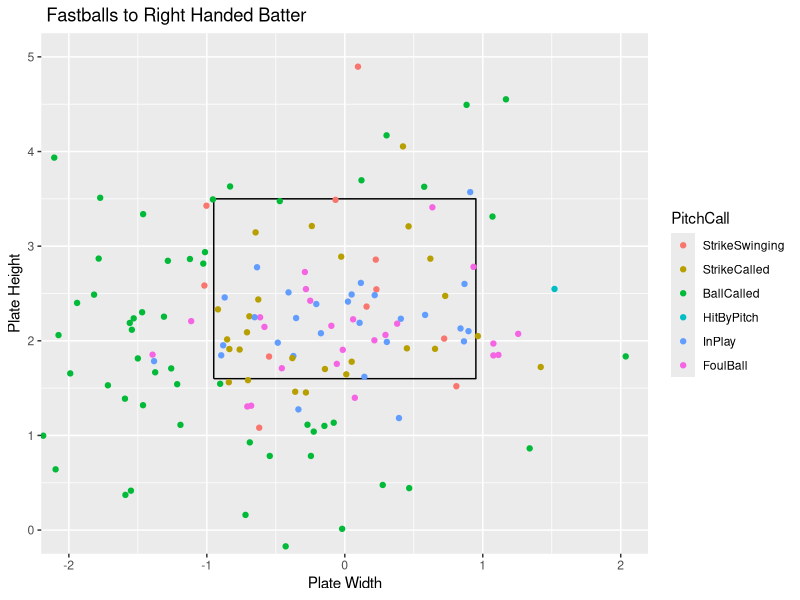
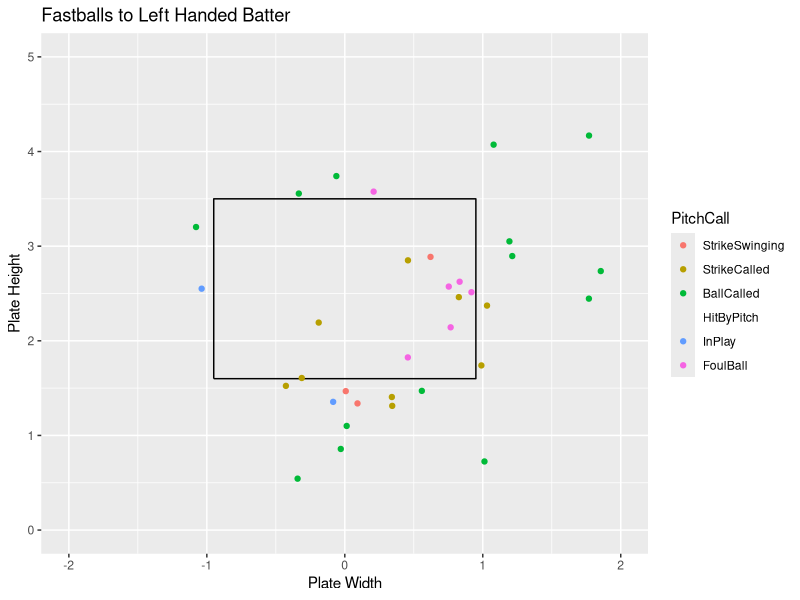

Write R code to recreate these figures, in order.
## ---- chunk 1
knitr::opts_chunk$set(fig.align = "center", fig.width = 4, fig.height = 4, comment = NA, message = FALSE, warning = FALSE, echo = FALSE)
library(readr)
library(dplyr)
library(ggplot2)
library(tidyverse)
Master <- read_csv("Master.csv")
Pitcher <- Master %>%
  filter(Pitcher == "Kepley, Cameron")
x <- c(-.95,.95,.95,-.95,-.95)
z <- c(1.6,1.6,3.5,3.5,1.6)
sz <- data_frame(x, z)
## ---- chunk 2
FastballsThrownR <- Pitcher %>%
  filter(TaggedPitchType == "Fastball" & BatterSide == "Right" & !PitchCall == "Undefined")
ggplot() +
  geom_path(data = sz, aes(x = x, y = z)) +
  coord_equal() +
  xlab("Plate Width") +
  ylab("Plate Height") +
  ggtitle(" Fastballs to Right Handed Batter") +
  geom_point(data = FastballsThrownR,aes(x = PlateLocSide, y = PlateLocHeight, color = PitchCall)) +
  coord_cartesian(xlim = c(-2, 2), ylim = c(0, 5)) +
  scale_color_discrete(limits = c("StrikeSwinging" ,"StrikeCalled", "BallCalled", "HitByPitch", "InPlay", "FoulBall"))
## ---- chunk 3
FastballsThrownL <- Pitcher %>%
  filter(TaggedPitchType == "Fastball" & BatterSide == "Left" & !PitchCall == "Undefined")
ggplot() +
  geom_path(data = sz, aes(x = x, y = z)) +
  coord_equal() +
  xlab("Plate Width") +
  ylab("Plate Height") +
  ggtitle("Fastballs to Left Handed Batter") +
  geom_point(data = FastballsThrownL,aes(x = PlateLocSide, y = PlateLocHeight, color = PitchCall)) +
  coord_cartesian(xlim = c(-2, 2), ylim = c(0, 5)) +
  scale_color_discrete(limits = c("StrikeSwinging" ,"StrikeCalled", "BallCalled", "HitByPitch", "InPlay", "FoulBall"))
